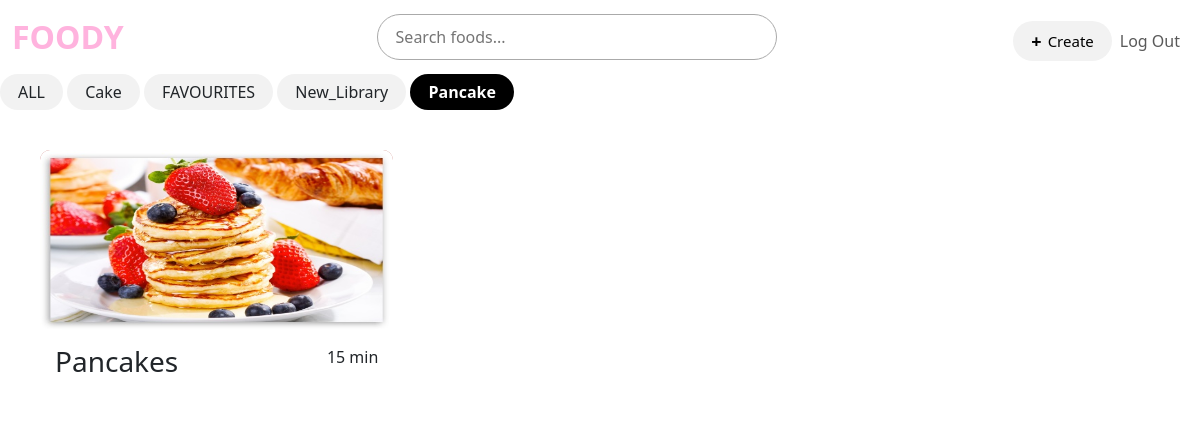
/?library=Pancake (signed in), run on the app's committed database.
### tables this page shows
CREATE TABLE library (user_id INTEGER NOT NULL, food_id INTEGER NOT NULL, library TEXT NOT NULL, FOREIGN KEY (user_id) REFERENCES users(id), FOREIGN KEY (food_id) REFERENCES ownFood(foodid));

CREATE TABLE ownFood (foodid INTEGER PRIMARY KEY AUTOINCREMENT NOT NULL, TITLE TEXT NOT NULL, DESCRIPTION TEXT NOT NULL,RECIPE TEXT NOT NULL, PROCEDURE TEXT NOT NULL, DURATIONS INTEGER NOT NULL, IMAGE TEXT, user_id INTEGER);

### app.py (the view)
@app.route("/")
@login_required
def index():
    libraries = []
    lib = db.execute("SELECT library FROM library WHERE user_id = (?) GROUP BY library", session["user_id"])
    for dic in lib:
        libraries.append(dic["library"])
    selected_library = request.args.get("library")
    search = request.args.get("search")
    if selected_library:
        list_of_foods = db.execute("SELECT * FROM ownFood WHERE foodid IN (SELECT food_id FROM library WHERE user_id = (?) AND library = (?)) ORDER BY TITLE", session["user_id"], selected_library)
        if not list_of_foods or selected_library == "ALL":
            list_of_foods = db.execute("SELECT * FROM ownFood ORDER BY TITLE")
    elif search:
        list_of_foods = db.execute("SELECT * FROM ownFood WHERE TITLE LIKE (?) ORDER BY TITLE", search)
        selected_library = "ALL"
    else:
        list_of_foods = db.execute("SELECT * FROM ownFood ORDER BY TITLE")
        selected_library = "ALL"
    return render_template("homepage.html", list_of_foods=list_of_foods, libraries=libraries, selected_library=selected_library)

### app.py (called while the page is built)
def login_required(f):
    @wraps(f)
    def decorated_function(*args, **kwargs):
        if session.get("user_id") is None:
            return redirect("/login")
        return f(*args, **kwargs)
    return decorated_function

@app.after_request
def after_request(response):
    response.headers["Cache-Control"] = "no-cache, no-store, must-revalidate"
    response.headers["Expires"] = 0
    response.headers["Pragma"] = "no-cache"
    return response

### templates/homepage.html (shortened to what this page needs)
{% extends "layout.html" %}
{% block main %}
    <div class="create-btn {% if library == selected_library %} active-lib {% endif %}"
         onclick="window.location.href='/?library=ALL'">
          ALL
    </div>
    {% for library in libraries %}
    <div class="create-btn {% if library == selected_library %} active-lib {% endif %}"
         onclick="window.location.href='/?library={{ library }}'">
        {{ library }}
    </div>
{% endfor %}
    <div class="food-grid">
        {% for food in list_of_foods %}
                <div class="food-card" onclick="window.location.href='/food?food_id={{ food.foodid }}'">
                    <div class="thumbnail">
                        {% if food.IMAGE %}
                            <img src="{{ url_for('static', filename='uploads/' + food.IMAGE) }}" alt="{{ food.TITLE }}">
                        {% endif %}
                    </div>
                    <div class="food-info">
                        <h3>{{ food.TITLE }}</h3>
                        <p>{{ food.DURATIONS }} min</p>
                    </div>
                </div>
        {% endfor %}
    </div>
{% endblock %}

### static/styles.css (style rules this page uses)
.create-btn { display: inline-flex; align-items: center; justify-content: center; background-color: #f2f2f2; padding: 6px 18px; border-radius: 25px; cursor: pointer; }
.active-lib { background: black; color: white; font-weight: bold; }
body { margin: 0; font-family: Arial, sans-serif; background: #F3C6DD; color: #1E1E1E; }
.food-grid { display: grid; grid-template-columns: repeat(3, 1fr); gap: 30px; padding: 0 40px 60px; margin-top: 40px; }
.food-card { background: white; border-radius: 10px; cursor: pointer; transition: 0.2s; }
.thumbnail img { width: 100%; height: 100%; border-radius: 10px 10px 0 0; }
.thumbnail { height: 180px; background: #C46C64; border-radius: 10px 10px 0 0; }
.food-info { padding: 15px; display: flex; justify-content: space-between; }

### data on the page
library: library "Cake"
library: library "New_Library"
library: library "Pancake"
ownFood: IMAGE (picture), TITLE "Pancakes", DURATIONS "15"

### other printed values
{{ library }} "FAVOURITES"
